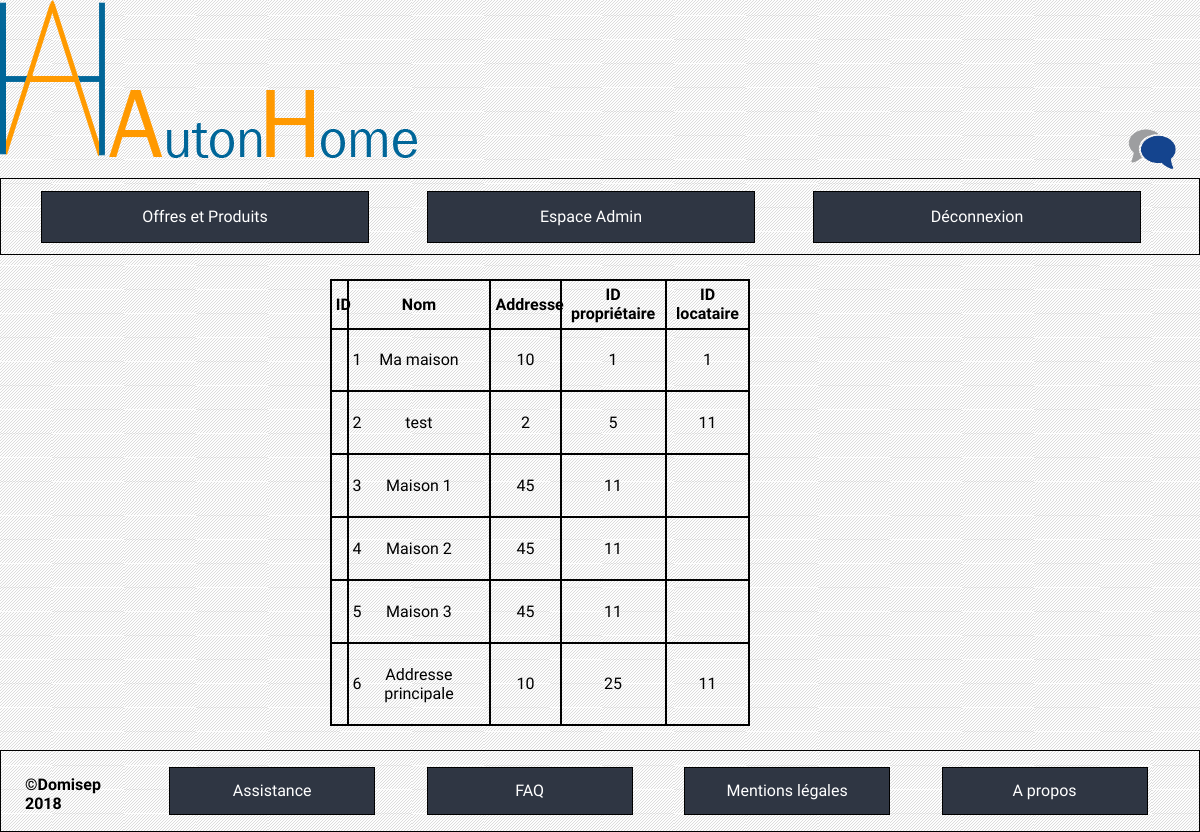
Page /index.php?cible=inspectdatabase&table=residence (signed in) on the committed database.
### tables this page shows
CREATE TABLE `residence` (
  `ID` int(11) NOT NULL,
  `name` varchar(255) NOT NULL,
  `surface` int(10) NOT NULL,
  `nbPeople` int(10) NOT NULL,
  `secret` varchar(255) NOT NULL,
  `addressNumber` int(10) NOT NULL,
  `addressStreet` varchar(255) NOT NULL,
  `addressZipCode` int(255) NOT NULL,
  `addressCity` varchar(255) NOT NULL,
  `addressCountry` varchar(255) NOT NULL,
  `id_owner` int(255) NOT NULL,
  `id_tenant` int(255) DEFAULT NULL
);

### index.php (called while the page is built, shortened)
<?php
if(isset($_GET['cible']) && !empty($_GET['cible'])) {
    $url = $_GET['cible'];
} else {
    $url = 'accueil';
}
include('controleurs/' . $url . '.php');

### modele/generics.php (called while the page is built, shortened)
<?php
function getAll(PDO $bdd, string $table): array {
    $query = 'SELECT * FROM ' . $table;
    return $bdd->query($query)->fetchAll();
}
?>

### vues/admin/inspectresidence.php (the view, shortened to what this page needs)
<table>
    <tr>
        <th>
            ID
        </th>
        <th>
            Nom
        </th>
        <th>
            Addresse
        </th>
        <th>
            ID propriétaire
        </th>
        <th>
            ID locataire
        </th>
    </tr>
<?php
foreach ($list as $element){
    ?>
    <tr>
        <td>
            <?php echo($element["ID"]); ?>
        </td>
        <td>
            <?php echo($element["name"]); ?>
        </td>
        <td>
            <?php echo($element["addressNumber"]); ?>
        </td>
        <td>
            <?php echo($element["id_owner"]); ?>
        </td>
        <td>
            <?php echo($element["id_tenant"]); ?>
        </td>
    </tr>
<?php
}
?>
</table>
<?php
require('vues/footer.php');
?>

### vues/CSS/all.css (style rules this page uses)
body { font-family: 'Muli', sans-serif; background: url("../../ressources/pictures/fondblanc.jpg") fixed ; margin: 0; }

### vues/CSS/inspectresidence.css (style rules this page uses)
tr th { border: 2px solid black; justify-content: center; text-align: center; margin-left:30%; padding:1%; border-collapse: collapse; }
td { border: 2px solid black; justify-content: center; text-align: center; margin-left:30%; padding: 5%; border-collapse: collapse; }
table { display: flex; margin-right: 10%; justify-content: center; border-collapse: collapse; margin-top: 2%; margin-bottom: 2%; }

### rows in the picture
residence: ID "1", name "Ma maison", addressNumber "10", id_owner "1", id_tenant "1"
residence: ID "2", name "test", addressNumber "2", id_owner "5", id_tenant "11"
residence: ID "3", name "Maison 1", addressNumber "45", id_owner "11"
residence: ID "4", name "Maison 2", addressNumber "45", id_owner "11"
residence: ID "5", name "Maison 3", addressNumber "45", id_owner "11"
residence: ID "6", name "Addresse principale", addressNumber "10", id_owner "25", id_tenant "11"
